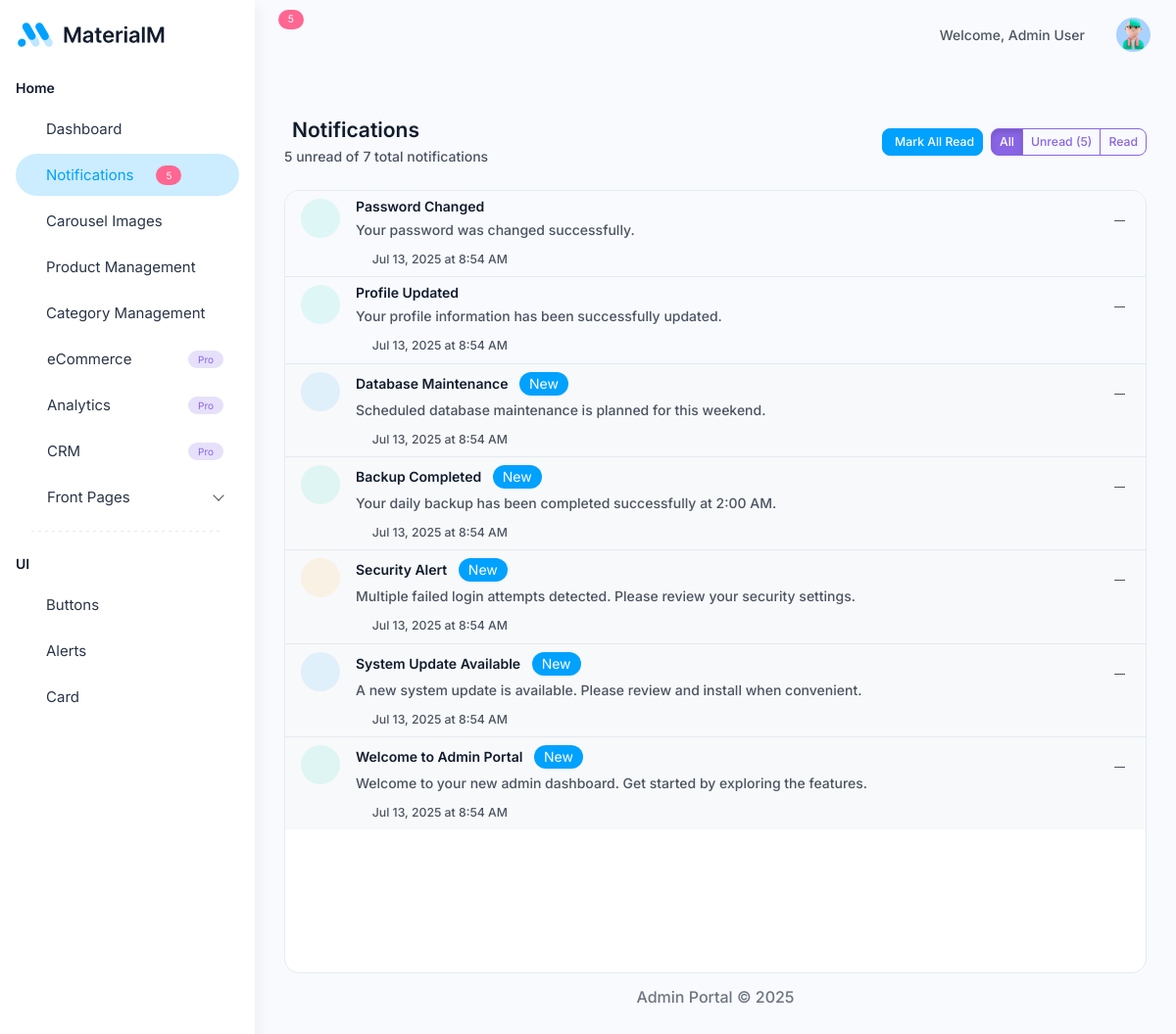
Page /notifications.php (signed in) on the committed database.
### tables this page shows
CREATE TABLE notifications (
    id INT AUTO_INCREMENT PRIMARY KEY,
    admin_id INT NOT NULL,
    title VARCHAR(255) NOT NULL,
    message TEXT NOT NULL,
    type ENUM('info', 'success', 'warning', 'danger') DEFAULT 'info',
    status ENUM('unread', 'read') DEFAULT 'unread',
    action_url VARCHAR(500) NULL,
    created_at TIMESTAMP DEFAULT CURRENT_TIMESTAMP,
    updated_at TIMESTAMP DEFAULT CURRENT_TIMESTAMP ON UPDATE CURRENT_TIMESTAMP,
    read_at TIMESTAMP NULL,
    INDEX idx_admin_id (admin_id),
    INDEX idx_status (status),
    INDEX idx_created_at (created_at),
    FOREIGN KEY (admin_id) REFERENCES admin(id) ON DELETE CASCADE
);

### includes/config.php (called while the page is built, shortened)
<?php
class NotificationManager {
    private $conn;
    private $table = "notifications";
    public function __construct($db) {
        $this->conn = $db;
    }
    public function getUnreadCount($admin_id) {
        $query = "SELECT COUNT(*) as count FROM " . $this->table . "
                  WHERE admin_id = :admin_id AND status = 'unread'";
        $stmt = $this->conn->prepare($query);
        $stmt->bindParam(':admin_id', $admin_id, PDO::PARAM_INT);
        $stmt->execute();
        $result = $stmt->fetch();
        return $result['count'] ?? 0;
    }
    public function getTypeIcon($type) {
        $icons = [
            'info' => 'ti-info-circle',
            'success' => 'ti-check-circle',
            'warning' => 'ti-alert-triangle',
            'danger' => 'ti-alert-circle'
        ];
        return $icons[$type] ?? 'ti-bell';
    }
    public function getTypeColor($type) {
        $colors = [
            'info' => 'primary',
            'success' => 'success',
            'warning' => 'warning',
            'danger' => 'danger'
        ];
        return $colors[$type] ?? 'primary';
    }
}
?>

### notifications.php (the view, shortened to what this page needs)
<?php
require_once 'includes/config.php';
$notifications = [];
$unreadCount = 0;
$totalCount = 0;
try {
    $database = new Database();
    $db = $database->getConnection();
    $notificationManager = new NotificationManager($db);
    $admin_id = $_SESSION['admin_id'];
    $filter = $_GET['filter'] ?? 'all';
    $query = "SELECT id, title, message, type, status, action_url, created_at
              FROM notifications
              WHERE admin_id = :admin_id";
    $query .= " ORDER BY created_at DESC LIMIT 50";
    $stmt = $db->prepare($query);
    $stmt->bindParam(':admin_id', $admin_id, PDO::PARAM_INT);
    $stmt->execute();
    $notifications = $stmt->fetchAll();
    $unreadCount = $notificationManager->getUnreadCount($admin_id);
    $totalQuery = "SELECT COUNT(*) as total FROM notifications WHERE admin_id = :admin_id";
    $totalStmt = $db->prepare($totalQuery);
    $totalStmt->bindParam(':admin_id', $admin_id, PDO::PARAM_INT);
    $totalStmt->execute();
    $totalResult = $totalStmt->fetch();
    $totalCount = $totalResult['total'] ?? 0;
} catch (Exception $e) {
    error_log('Notifications page error: ' . $e->getMessage());
    $error_message = 'Unable to load notifications.';
}
?>
<div class="d-flex justify-content-between align-items-center mb-4">
    <div>
        <h4 class="fw-semibold mb-1">
            Notifications
        </h4>
        <p class="text-muted mb-0">
            <?php echo $unreadCount; ?> unread of <?php echo $totalCount; ?> total notifications
        </p>
    </div>
    <div class="d-flex gap-2">
        <?php if ($unreadCount > 0): ?>
            <button class="btn btn-primary btn-sm" onclick="markAllAsRead()">
                Mark All Read
            </button>
        <?php endif; ?>
        <div class="btn-group" role="group">
            <a href="?filter=all" class="btn btn-outline-secondary btn-sm <?php echo $filter === 'all' ? 'active' : ''; ?>">
                All
            </a>
            <a href="?filter=unread" class="btn btn-outline-secondary btn-sm <?php echo $filter === 'unread' ? 'active' : ''; ?>">
                Unread (<?php echo $unreadCount; ?>)
            </a>
            <a href="?filter=read" class="btn btn-outline-secondary btn-sm <?php echo $filter === 'read' ? 'active' : ''; ?>">
                Read
            </a>
        </div>
    </div>
</div>
<div class="notifications-container bg-white rounded-3 border">
    <?php if (isset($error_message)): ?>
        <div class="alert alert-danger m-3">
            <iconify-icon icon="solar:danger-circle-bold" class="me-2"></iconify-icon>
            <?php echo htmlspecialchars($error_message); ?>
        </div>
    <?php else: ?>
        <div class="list-group list-group-flush">
                        <?php foreach ($notifications as $notification): ?>
                            <div class="list-group-item list-group-item-action notification-item <?php echo $notification['status'] === 'unread' ? 'unread' : ''; ?>"
                                 data-notification-id="<?php echo $notification['id']; ?>"
                                 onclick="handleNotificationClick(<?php echo $notification['id']; ?>, '<?php echo $notification['action_url']; ?>')"
                                 style="cursor: pointer;">
                                <div class="d-flex w-100 justify-content-between align-items-start">
                                    <div class="d-flex align-items-start flex-grow-1">
                                        <div class="flex-shrink-0 me-3">
                                            <div class="rounded-circle bg-<?php echo $notificationManager->getTypeColor($notification['type']); ?>
                                                        bg-opacity-10 p-2 d-flex align-items-center justify-content-center"
                                                 style="width: 40px; height: 40px;">
                                                <i class="ti <?php echo $notificationManager->getTypeIcon($notification['type']); ?>
                                                   text-<?php echo $notificationManager->getTypeColor($notification['type']); ?> fs-5"></i>
                                            </div>
                                        </div>
                                        <div class="flex-grow-1">
                                            <h6 class="mb-1 <?php echo $notification['status'] === 'unread' ? 'fw-bold' : ''; ?>">
                                                <?php echo htmlspecialchars($notification['title']); ?>
                                                <?php if ($notification['status'] === 'unread'): ?>
                                                    <span class="badge bg-primary ms-2">New</span>
                                                <?php endif; ?>
                                            </h6>
                                            <p class="mb-2 text-muted">
                                                <?php echo htmlspecialchars($notification['message']); ?>
                                            </p>
                                            <small class="text-muted">
                                                <i class="ti ti-clock me-1"></i>
                                                <?php echo date('M j, Y \a\t g:i A', strtotime($notification['created_at'])); ?>
                                            </small>
                                        </div>
                                    </div>
                                    <div class="dropdown">
                                        <button class="btn btn-link text-muted p-1" type="button"
                                                data-bs-toggle="dropdown" aria-expanded="false"
                                                onclick="event.stopPropagation();">
                                            <i class="ti ti-dots-vertical"></i>
                                        </button>
                                    </div>
                                </div>
                            </div>
                        <?php endforeach; ?>
                    </div>
                <?php endif; ?>
</div>
<?php
include 'includes/layout.php';
?>

### notifications.php (style rules this page uses)
.notifications-container { height: 100vh; overflow-y: auto; }
.notification-item { border-left: 3px solid transparent; transition: all 0.3s ease; }
.notification-item.unread { border-left-color: #5d87ff !important; background-color: #f8f9fa; }

### rows in the picture
notifications: title "Password Changed", message "Your password was changed successfully.", created_at "Jul 13, 2025 at 8:54 AM"
notifications: title "Profile Updated", message "Your profile information has been successfully updated.", created_at "Jul 13, 2025 at 8:54 AM"
notifications: title "Database Maintenance", status "New", message "Scheduled database maintenance is planned for this weekend.", created_at "Jul 13, 2025 at 8:54 AM"
notifications: title "Backup Completed", status "New", message "Your daily backup has been completed successfully at 2:00 AM.", created_at "Jul 13, 2025 at 8:54 AM"
notifications: title "Security Alert", status "New", message "Multiple failed login attempts detected. Please review your security settings.", created_at "Jul 13, 2025 at 8:54 AM"
notifications: title "System Update Available", status "New", message "A new system update is available. Please review and install when convenient.", created_at "Jul 13, 2025 at 8:54 AM"
notifications: title "Welcome to Admin Portal", status "New", message "Welcome to your new admin dashboard. Get started by exploring the features.", created_at "Jul 13, 2025 at 8:54 AM"

### other values in the picture
$sidebarUnreadCount "5"
$unreadCount "5"
$_SESSION['admin_name'] "Admin User"
$totalCount "7"
